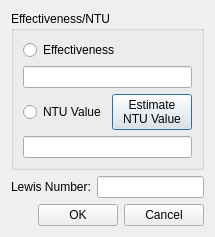
<?xml version="1.0" encoding="UTF-8"?>
<ui version="4.0">
 <class>dehumEffDialog</class>
 <widget class="QDialog" name="dehumEffDialog">
  <property name="geometry">
   <rect>
    <x>0</x>
    <y>0</y>
    <width>192</width>
    <height>221</height>
   </rect>
  </property>
  <property name="windowTitle">
   <string>Dialog</string>
  </property>
  <layout class="QVBoxLayout" name="verticalLayout_2">
   <item>
    <widget class="QGroupBox" name="groupBox">
     <property name="title">
      <string>Effectiveness/NTU</string>
     </property>
     <layout class="QVBoxLayout" name="verticalLayout">
      <item>
       <widget class="QRadioButton" name="effButton">
        <property name="text">
         <string>Effectiveness</string>
        </property>
       </widget>
      </item>
      <item>
       <widget class="QLineEdit" name="effLine"/>
      </item>
      <item>
       <layout class="QHBoxLayout" name="horizontalLayout_2">
        <item>
         <widget class="QRadioButton" name="NTUButton">
          <property name="text">
           <string>NTU Value</string>
          </property>
         </widget>
        </item>
        <item>
         <widget class="QPushButton" name="estNTUButton">
          <property name="text">
           <string>Estimate
NTU Value</string>
          </property>
         </widget>
        </item>
       </layout>
      </item>
      <item>
       <widget class="QLineEdit" name="NTULine"/>
      </item>
     </layout>
    </widget>
   </item>
   <item>
    <layout class="QHBoxLayout" name="horizontalLayout_3">
     <item>
      <widget class="QLabel" name="leLabel">
       <property name="text">
        <string>Lewis Number:</string>
       </property>
      </widget>
     </item>
     <item>
      <widget class="QLineEdit" name="LeLE"/>
     </item>
    </layout>
   </item>
   <item>
    <layout class="QHBoxLayout" name="horizontalLayout">
     <item>
      <spacer name="horizontalSpacer">
       <property name="orientation">
        <enum>Qt::Horizontal</enum>
       </property>
       <property name="sizeHint" stdset="0">
        <size>
         <width>40</width>
         <height>20</height>
        </size>
       </property>
      </spacer>
     </item>
     <item>
      <widget class="QPushButton" name="OKButton">
       <property name="text">
        <string>OK</string>
       </property>
      </widget>
     </item>
     <item>
      <widget class="QPushButton" name="cancelButton">
       <property name="text">
        <string>Cancel</string>
       </property>
      </widget>
     </item>
    </layout>
   </item>
  </layout>
 </widget>
 <tabstops>
  <tabstop>OKButton</tabstop>
  <tabstop>cancelButton</tabstop>
  <tabstop>effButton</tabstop>
  <tabstop>effLine</tabstop>
  <tabstop>NTUButton</tabstop>
  <tabstop>estNTUButton</tabstop>
  <tabstop>NTULine</tabstop>
  <tabstop>LeLE</tabstop>
 </tabstops>
 <resources/>
 <connections/>
</ui>
